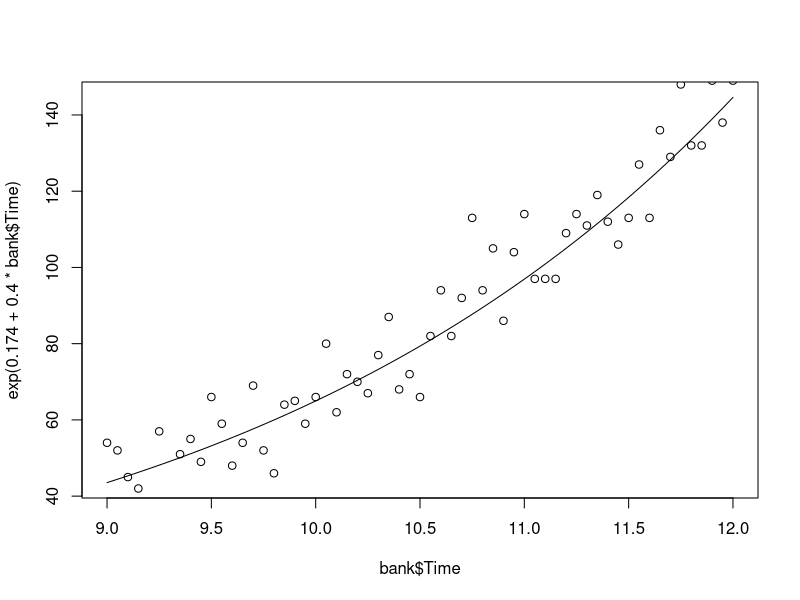
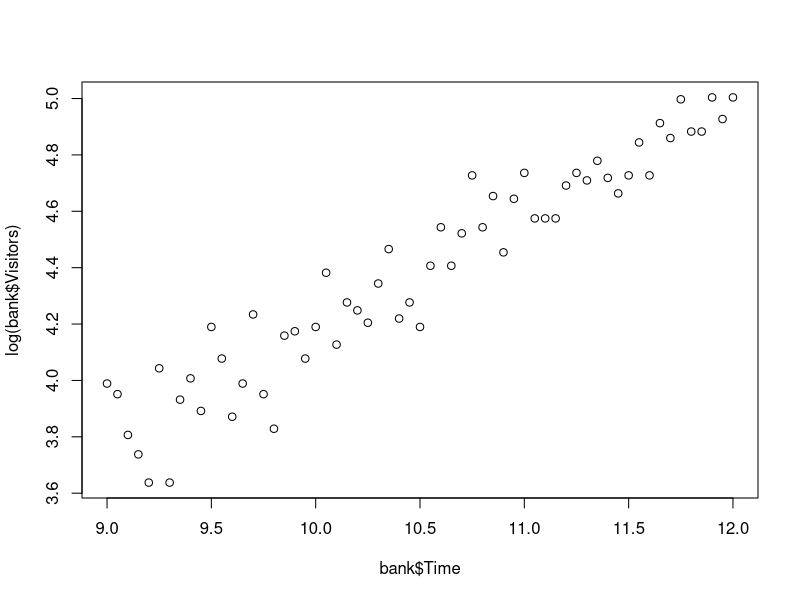

These figures' R source, in order: (Note: this script raises an error after producing the figures.)
bank <- read.csv("bank.csv", header=TRUE, sep=";", dec=",")

fitlm = lm("Visitors~Time", data=bank)

fit <- glm("Visitors~Time", data=bank, family = poisson(link="log"))

head(bank)

plot(bank$Time, exp(0.174 + 0.4*bank$Time), type="l")
points(bank$Time, bank$Visitors)

plot(bank$Time, log(bank$Visitors))


noonone <- seq(12, 13, by=0.05)

data2 = data.frame(Visitors = c(), Time = noonone)

plot(data2$Time, data2$Visitors)

library(boot)

rng=function(data, mle){
  data1=data
  n=length(data$Time)
  pred = predict(mle, data, type="response")
  targ = rpois(n, pred)
  data1$Visitors = targ
  return(data1)
}

f1=function(indata){
  fit <- glm("Visitors~Time",data=indata, family = poisson(link="log"))
  mu <- predict(fit, newdata=data2, type="response")
  mu <- rpois(length(data2$Time), mu)
  #rpois pga prediktions (lägg på brus) mu (från predikt)
  return(mu)
}

res=boot(data=bank, statistic=f1, mle=fit, R=1000, ran.gen=rng, sim="parametric")

env2=envelope(res)

lines(data2$Time, env2$point[2,], col="red") # Confidence bands
lines(data2$Time, env2$point[1,], col="red")
